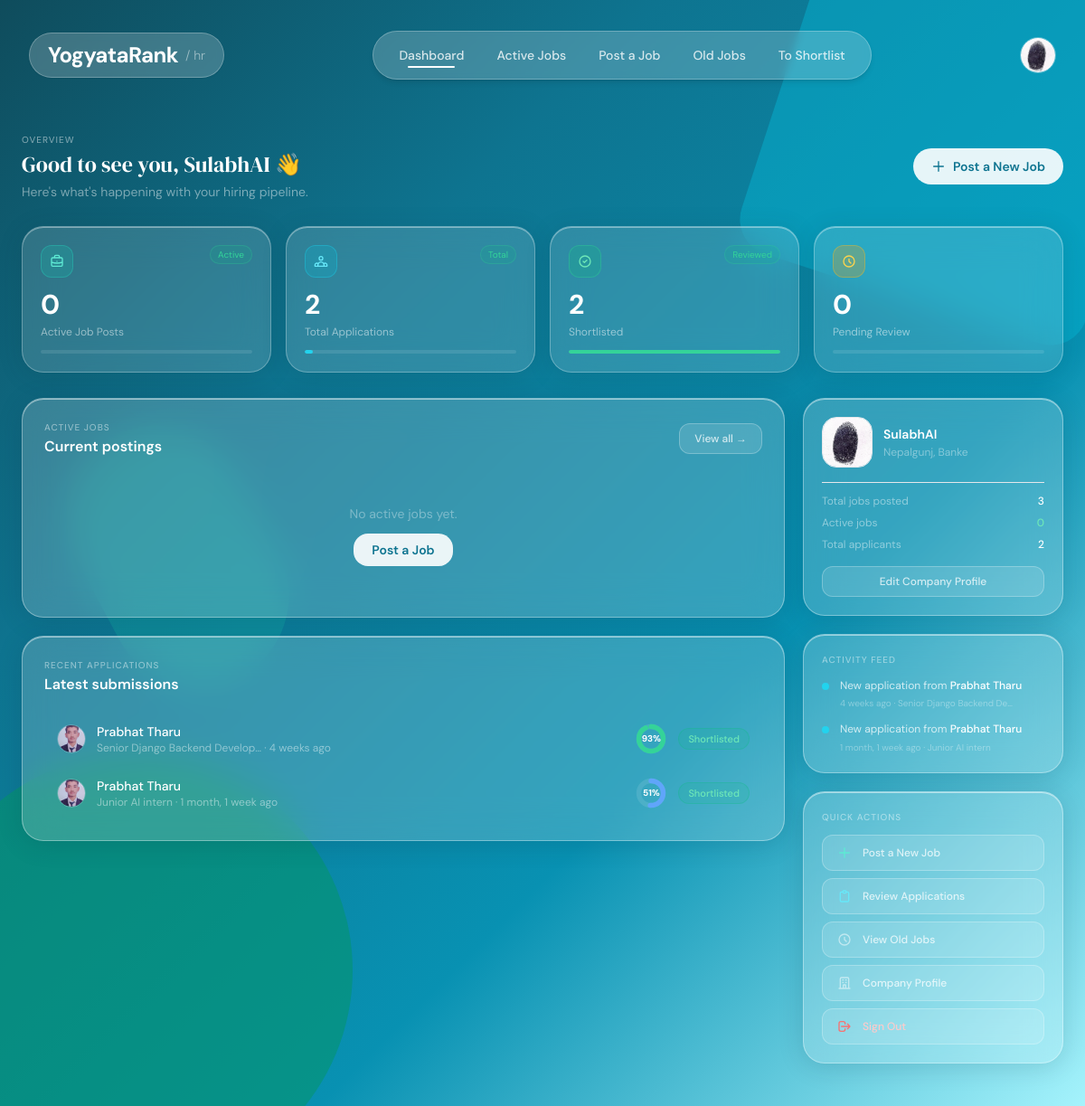
Before: /dashboard/company/ (signed in) with the older database file.
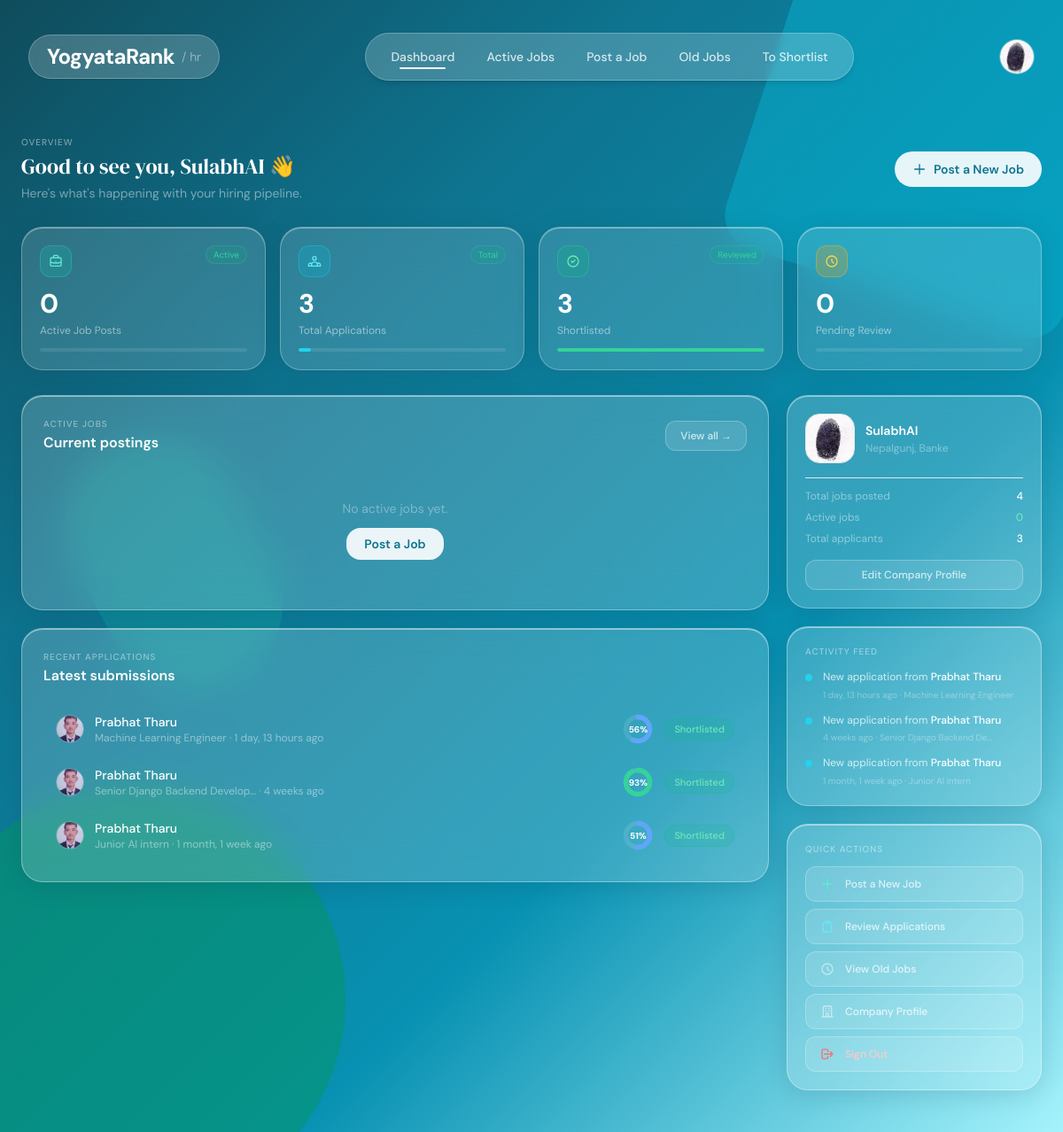
After: the same page with the newer database file.
### applications/models.py (models this page shows, shortened)
class Application(models.Model):
    class Status(models.TextChoices):
        PENDING     = "pending",     "Pending Review"
        REVIEWED    = "reviewed",    "Reviewed"
        SHORTLISTED = "shortlisted", "Shortlisted"
        REJECTED    = "rejected",    "Rejected"
        HIRED       = "hired",       "Hired"
        WITHDRAWN   = "withdrawn",   "Withdrawn"   # ← was missing, caused 3 view crashes
    candidate    = models.ForeignKey(
                     'accounts.CandidateProfile',
                     on_delete=models.CASCADE,
                     related_name="applications",
                   )
    job          = models.ForeignKey(
                     'jobs.Job',
                     on_delete=models.CASCADE,
                     related_name="applications",
                   )
    resume       = models.ForeignKey(
                     Resume,
                     on_delete=models.SET_NULL,
                     null=True,
                     related_name="applications",
                   )
    match_score   = models.FloatField(default=0)
    status        = models.CharField(
                      max_length=20,
                      choices=Status.choices,
                      default=Status.PENDING,
                    )
    company_note  = models.TextField(blank=True)
    score_notes   = models.TextField(blank=True)
    status_note   = models.TextField(blank=True, help_text="Internal note visible to company only")
    applied_at    = models.DateTimeField(auto_now_add=True)
    updated_at    = models.DateTimeField(auto_now=True)
    class Meta:
        constraints = [
            models.UniqueConstraint(fields=["candidate", "job"], name="unique_application")
        ]
        ordering = ["-match_score", "-applied_at"]

### accounts/models.py (models this page shows, shortened)
class CandidateProfile(models.Model):
    user            = models.OneToOneField(User, on_delete=models.CASCADE)
    phone           = models.CharField(max_length=20, blank=True)
    about           = models.TextField(blank=True)
    education       = models.TextField(blank=True)
    experience      = models.IntegerField(default=0)
    skills          = models.TextField(blank=True)
    profile_picture = models.ImageField(
                        upload_to='profile_pictures/',
                        blank=True,
                        null=True,
                      )

### jobs/models.py (models this page shows, shortened)
class Job(models.Model):
    class JobType(models.TextChoices):
        FULL_TIME  = "full_time",  "Full-time"
        PART_TIME  = "part_time",  "Part-time"
        CONTRACT   = "contract",   "Contract"
        INTERNSHIP = "internship", "Internship"
        REMOTE     = "remote",     "Remote"
        HYBRID     = "hybrid",     "Hybrid"
    class Status(models.TextChoices):
        OPEN   = "open",   "Open"
        CLOSED = "closed", "Closed"
        DRAFT  = "draft",  "Draft"
    class QualificationLevel(models.TextChoices):
        ANY      = "",         "Any / Not specified"
        DIPLOMA  = "diploma",  "Diploma"
        BACHELOR = "bachelor", "Bachelor's Degree"
        MASTER   = "master",   "Master's Degree"
        PHD      = "phd",      "PhD / Doctorate"
    company          = models.ForeignKey(
                         CompanyProfile,
                         on_delete=models.CASCADE,
                         related_name="jobs"
                       )
    title            = models.CharField(max_length=255)
    description      = models.TextField()
    requirements     = models.TextField(blank=True, help_text="Detailed role requirements")
    responsibilities = models.TextField(blank=True, help_text="Key responsibilities")
    experience_required    = models.IntegerField(
                               default=0,
                               help_text="Minimum years of experience required"
                             )
    qualification_required = models.CharField(
                               max_length=20,
                               choices=QualificationLevel.choices,
                               default=QualificationLevel.ANY,
                               blank=True,
                               help_text="Minimum qualification level required"
                             )
    open_positions   = models.PositiveIntegerField(
                         default=1,
                         help_text="Number of open positions for this role"
                       )
    skills           = models.ManyToManyField(Skill, blank=True)
    location         = models.CharField(max_length=255, blank=True)
    job_type         = models.CharField(
                         max_length=20,
                         choices=JobType.choices,
                         default=JobType.FULL_TIME
                       )
    salary_min       = models.PositiveIntegerField(null=True, blank=True)
    salary_max       = models.PositiveIntegerField(null=True, blank=True)
    salary_currency  = models.CharField(max_length=10, default="NPR")
    status           = models.CharField(
                         max_length=10,
                         choices=Status.choices,
                         default=Status.OPEN
                       )
    deadline         = models.DateField(null=True, blank=True)
    created_at       = models.DateTimeField(auto_now_add=True)
    updated_at       = models.DateTimeField(auto_now=True)
    results_published    = models.BooleanField(default=False)
    shortlist_email_sent = models.BooleanField(default=False)
    class Meta:
        ordering = ["-created_at"]

### accounts/views.py (the view)
# urls.py: path("dashboard/company/",   views.company_dashboard,        name="company_dashboard"),
@login_required
def company_dashboard(request):
    company = CompanyProfile.objects.filter(user=request.user).first()
    if not company:
        return redirect('candidate_dashboard')
    jobs = (
        Job.objects
        .filter(company=company)
        .order_by('-created_at')
    )
    total_jobs  = jobs.count()
    open_jobs   = jobs.filter(status=Job.Status.OPEN).count()
    closed_jobs = jobs.filter(status=Job.Status.CLOSED).count()
    draft_jobs  = jobs.filter(status=Job.Status.DRAFT).count()
    all_apps = Application.objects.filter(job__company=company)
    total_applicants = all_apps.exclude(
        status=Application.Status.WITHDRAWN
    ).count()
    pending_review = all_apps.filter(
        status=Application.Status.PENDING
    ).count()
    shortlisted_count = all_apps.filter(
        status=Application.Status.SHORTLISTED
    ).count()
    recent_applicants = (
        all_apps
        .exclude(status=Application.Status.WITHDRAWN)
        .select_related('candidate__user', 'job', 'resume')
        .order_by('-applied_at')[:8]
    )
    today = timezone.now().date()
    from django.db.models import Avg
    active_jobs = (
        jobs
        .filter(status=Job.Status.OPEN)
        .filter(Q(deadline__gte=today) | Q(deadline__isnull=True))
        .annotate(
            app_count=Count('applications'),
            avg_score=Avg('applications__match_score'),
        )
    )
    from datetime import timedelta
    week_from_now = today + timedelta(days=7)
    closing_soon_jobs = (
        jobs
        .filter(status=Job.Status.OPEN, deadline__gte=today, deadline__lte=week_from_now)
        .annotate(app_count=Count('applications'))
        .order_by('deadline')
    )
    recent_activity = (
        all_apps
        .exclude(status=Application.Status.WITHDRAWN)
        .select_related('candidate__user', 'job')
        .order_by('-applied_at')[:5]
    )
    return render(request, 'accounts/company_dashboard.html', {
        'company':            company,
        'total_jobs':         total_jobs,
        'open_jobs':          open_jobs,
        'closed_jobs':        closed_jobs,
        'draft_jobs':         draft_jobs,
        'total_applicants':   total_applicants,
        'pending_review':     pending_review,
        'shortlisted_count':  shortlisted_count,
        'recent_applicants':  recent_applicants,
        'active_jobs':        active_jobs,
        'closing_soon_jobs':  closing_soon_jobs,
        'recent_activity':    recent_activity,
    })

### applications/context_processors.py (called while the page is built)
def active_applications_count(request):
    context = {}
    if not request.user.is_authenticated:
        return context
    from django.db.models import Q as _Q
    candidate = CandidateProfile.objects.filter(user=request.user).first()
    context['candidate'] = candidate
    if candidate:
        context['company'] = None
        today = date.today()
        count = (
            Application.objects
            .filter(candidate=candidate)
            .exclude(status__in=[
                Application.Status.WITHDRAWN,
                Application.Status.REJECTED,
            ])
            .exclude(job__deadline__lt=today)
            .count()
        )
        context['active_app_count'] = count
    else:
        from accounts.models import CompanyProfile
        company = CompanyProfile.objects.filter(user=request.user).first()
        context['company'] = company
    return context

### templates/accounts/company_dashboard.html (shortened to what the changed rows need)
{% extends "company_base.html" %}
{% block main_content %}
<main class="relative z-10 max-w-7xl mx-auto px-4 md:px-6 pt-[12vh] pb-12">
  <div class="flex flex-col sm:flex-row sm:items-center justify-between gap-4 mb-7">
    <div>
      <h1 style="font-family:'DM Serif Display',serif;" class="text-2xl text-white">Good to see you, {{ company.company_name }} 👋</h1>
    </div>
  </div>
  <div class="grid grid-cols-2 md:grid-cols-4 gap-4 mb-7">
    <div class="stat-card rounded-3xl p-5">
      <div class="flex items-start justify-between mb-3">
        <div class="w-9 h-9 rounded-xl bg-cyan-500/25 border border-cyan-400/35 flex items-center justify-center">
        </div>
        {% if total_applicants > 0 %}
        <span class="text-[10px] text-emerald-400 bg-emerald-500/15 border border-emerald-400/25 px-2 py-0.5 rounded-full">Total</span>
        {% endif %}
      </div>
      <p class="text-3xl font-bold text-white">{{ total_applicants }}</p>
      <p class="text-xs text-white/50 mt-1">Total Applications</p>
      <div class="prog-bar mt-3"><div class="prog-fill bg-cyan-400" style="width:{% if total_applicants > 0 %}{% widthratio total_applicants 50 100 %}{% else %}0{% endif %}%"></div></div>
    </div>
    <div class="stat-card rounded-3xl p-5">
      <div class="flex items-start justify-between mb-3">
        <div class="w-9 h-9 rounded-xl bg-emerald-500/25 border border-emerald-400/35 flex items-center justify-center">
        </div>
        {% if shortlisted_count > 0 %}
        <span class="text-[10px] text-emerald-400 bg-emerald-500/15 border border-emerald-400/25 px-2 py-0.5 rounded-full">Reviewed</span>
        {% endif %}
      </div>
      <p class="text-3xl font-bold text-white">{{ shortlisted_count }}</p>
      <p class="text-xs text-white/50 mt-1">Shortlisted</p>
      <div class="prog-bar mt-3"><div class="prog-fill bg-emerald-400" style="width:{% if total_applicants > 0 %}{% widthratio shortlisted_count total_applicants 100 %}{% else %}0{% endif %}%"></div></div>
    </div>
  </div>
  <div class="flex flex-col lg:flex-row gap-5">
    <div class="flex-1 min-w-0 flex flex-col gap-5">
      <div class="glass rounded-3xl p-6">
        {% if recent_applicants %}
        <div class="flex flex-col gap-1">
          {% for app in recent_applicants %}
          <div class="app-row">
            {% if app.candidate.profile_picture %}
            <img src="{{ app.candidate.profile_picture.url }}" class="w-8 h-8 rounded-full border border-white/20 shrink-0 object-cover"/>
            {% else %}
            <div class="w-8 h-8 rounded-full bg-white/15 border border-white/20 flex items-center justify-center shrink-0">
              <span class="text-[11px] font-bold text-white select-none">{{ app.candidate.user.first_name|first|default:app.candidate.user.username|first|upper }}</span>
            </div>
            {% endif %}
            <div class="flex-1 min-w-0">
              <p class="text-sm text-white font-medium truncate">
                {{ app.candidate.user.get_full_name|default:app.candidate.user.username }}
              </p>
              <p class="text-xs text-white/45">{{ app.job.title|truncatechars:30 }} · {{ app.applied_at|timesince }} ago</p>
            </div>
            <div class="flex flex-col items-center shrink-0 hidden sm:flex">
              <div class="relative w-9 h-9">
                {% with score=app.match_score|floatformat:0 %}
                <svg viewBox="0 0 40 40" width="36" height="36" class="mini-ring">
                  <circle class="mini-track" cx="20" cy="20" r="15"/>
                  <circle class="mini-fill" cx="20" cy="20" r="15"
                          stroke="{% if app.match_score >= 70 %}#34d399{% elif app.match_score >= 45 %}#60a5fa{% else %}#f87171{% endif %}"
                          stroke-dasharray="94.2"
                          stroke-dashoffset="94.2"
                          data-score="{{ app.match_score|default:0 }}"/>
                </svg>
                <div class="absolute inset-0 flex items-center justify-center">
                  <span class="text-[10px] font-bold text-white">{% if app.match_score %}{{ score }}%{% else %}—{% endif %}</span>
                </div>
                {% endwith %}
              </div>
            </div>
            <span class="badge badge-{{ app.status|lower }} shrink-0">{{ app.get_status_display }}</span>
          </div>
          {% endfor %}
        </div>
        {% endif %}
      </div>
    </div>
    <div class="w-full lg:w-72 flex-shrink-0 flex flex-col gap-5">
      <div class="glass rounded-3xl p-5">
        <div class="border-t border-white/12 pt-3 space-y-2">
          <div class="flex justify-between text-xs">
            <span class="text-white/45">Total jobs posted</span>
            <span class="text-white font-medium">{{ total_jobs }}</span>
          </div>
          <div class="flex justify-between text-xs">
            <span class="text-white/45">Total applicants</span>
            <span class="text-white font-medium">{{ total_applicants }}</span>
          </div>
        </div>
      </div>
      {% if recent_activity %}
      <div class="glass rounded-3xl p-5">
        <div class="flex flex-col gap-3">
          {% for act in recent_activity %}
          <div class="flex gap-3">
            <div class="activity-dot {% if act.status == 'shortlisted' %}bg-cyan-400{% elif act.status == 'pending' %}bg-emerald-400{% elif act.status == 'rejected' %}bg-red-400{% else %}bg-teal-400{% endif %} mt-1.5"></div>
            <div>
              <p class="text-xs text-white/75 leading-relaxed">New application from <span class="text-white font-medium">{{ act.candidate.user.get_full_name|default:act.candidate.user.username }}</span></p>
              <p class="text-[10px] text-white/35 mt-0.5">{{ act.applied_at|timesince }} ago · {{ act.job.title|truncatechars:25 }}</p>
            </div>
          </div>
          {% endfor %}
        </div>
      </div>
      {% endif %}
    </div>
  </div>
</main>
{% endblock %}

Changed rows visible on the page:
added Application: candidate.profile_picture (picture), candidate.user.get_full_name "Prabhat Tharu", job "Machine Learning Engineer", applied_at "1 day, 13 hours", app "56", status "Shortlisted"
Other visible differences:
{{ total_applicants }}: "2" → "3"
{{ shortlisted_count }}: "2" → "3"
{{ total_jobs }}: "3" → "4"
